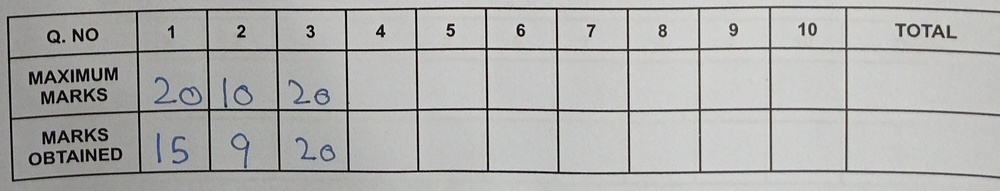
#> input picture edge detection (boxes)/fav.jpg, 1000 x 191 px, shrunk from 2476 x 474 before the run
$ jupyter execute 'Edge Detection.ipynb'
#> lines starting #> are read from the running program, lines starting #| are printed output that depends on the picture; after the words box and inside, x2 and y2 are one past the last pixel; in counts of white or black regions, pixels touching at a corner belong together
[cell 1]
# import statements
import cv2
import numpy as np

[cell 2]
# !pip install opencv-python

[cell 3]
# Read the image
img = cv2.imread("fav.jpg", 0)
#> img: shape (191, 1000); min 0, max 234, mean 175.7

# Thresholding the image
(thresh, img_bin) = cv2.threshold(img, 128, 255,cv2.THRESH_BINARY|     cv2.THRESH_OTSU)
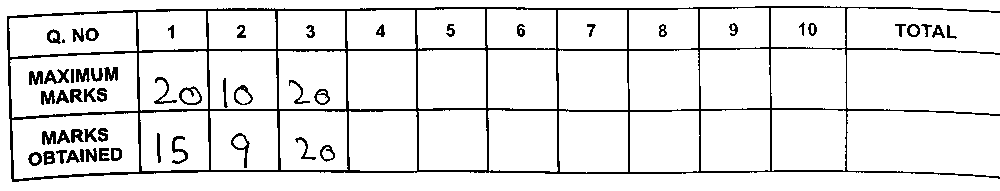
#> img_bin: shape (191, 1000); 90.9% white; black in thin lines or dots
#> thresh = 122

# Invert the image
img_bin = 255-img_bin
#> img_bin: shape (191, 1000); 9.1% white in thin lines or dots
cv2.imwrite("Image_bin.jpg",img_bin)
#> Out = True

[cell 4]
# making kernels

# Defining a kernel length
kernel_length = np.array(img).shape[1]//80
#> kernel_length = 12
    # converting image to a numpy array
    # shape() gives dimensions
    # shape[1] = the width of the image
    # integer division by 80 to get the size of the kernel we want


# A verticle kernel of (1 X kernel_length), which will detect all the verticle lines from the image.
vertical_kernel = cv2.getStructuringElement(cv2.MORPH_RECT, (1, kernel_length))
#> vertical_kernel = [1, 1, 1, 1, 1, 1, 1, 1, 1, 1, 1, 1]
    # cv2.MORPH_RECT defines the shape of the kernel as rectangular

# A horizontal kernel of (kernel_length X 1), which will help to detect all the horizontal line from the image.
hori_kernel = cv2.getStructuringElement(cv2.MORPH_RECT, (kernel_length, 1))

# A kernel of (3 X 3) ones.
kernel = cv2.getStructuringElement(cv2.MORPH_RECT, (3, 3))

[cell 5]
# Morphological operation (opening) to detect vertical lines from an image

# NOT USING THIS
# img_temp1 = cv2.erode(img_bin, vertical_kernel, iterations=3)
# verticle_lines_img = cv2.dilate(img_temp1, vertical_kernel, iterations=3)
# cv2.imwrite("verticle_lines.jpg",verticle_lines_img)

vertical_img = cv2.morphologyEx(img_bin, cv2.MORPH_OPEN, vertical_kernel, iterations=3)
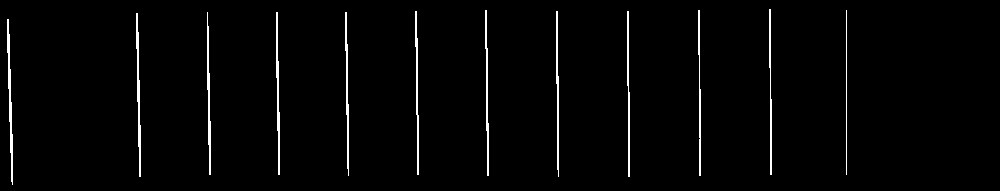
#> vertical_img: shape (191, 1000); 2.1% white in thin lines or dots, all inside (x1, y1, x2, y2) = (7, 9, 847, 185)
cv2.imwrite("./vertical_lines.jpg", vertical_img)

# Morphological operation to detect horizontal lines from an image
#  NOT USING THIS
# img_temp2 = cv2.erode(img_bin, hori_kernel, iterations=3)
# horizontal_lines_img = cv2.dilate(img_temp2, hori_kernel, iterations=3)
# cv2.imwrite("horizontal_lines.jpg",horizontal_lines_img)

horizontal_img = cv2.morphologyEx(img_bin, cv2.MORPH_OPEN, hori_kernel, iterations=3)
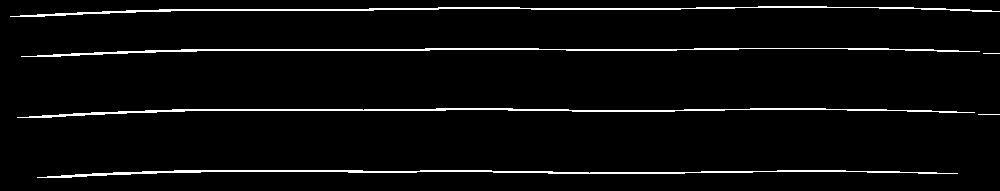
#> horizontal_img: shape (191, 1000); 3.9% white in thin lines or dots, all inside (x1, y1, x2, y2) = (10, 6, 1000, 178)
cv2.imwrite("./horizontal_lines.jpg", horizontal_img)
#> Out = True

[cell 6]
# Weighting parameters, this will decide the quantity of an image to be added to make a new image.
alpha = 0.5
beta = 1.0 - alpha
# This function helps to add two image with specific weight parameter to get a third image as summation of two image.
img_final_bin = cv2.addWeighted(vertical_img, alpha, horizontal_img, beta, 0.0)
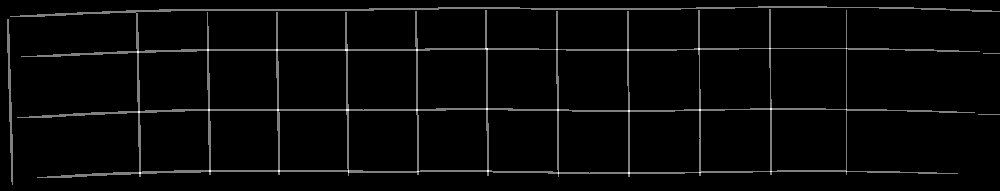
#> img_final_bin: shape (191, 1000); min 0, max 255, mean 7.6

# applying erosion
img_final_bin = cv2.erode(~img_final_bin, kernel, iterations=2)
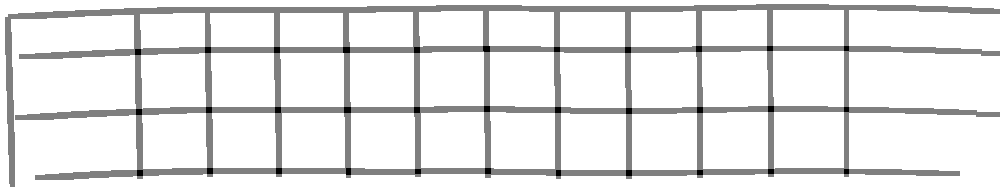
#> img_final_bin: shape (191, 1000); min 0, max 255, mean 231.4
(thresh, img_final_bin) = cv2.threshold(img_final_bin, 128,255, cv2.THRESH_BINARY | cv2.THRESH_OTSU)
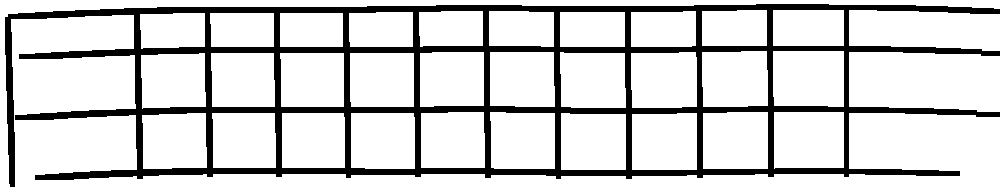
#> img_final_bin: shape (191, 1000); 82.1% white; 1 black region
#> thresh = 127
cv2.imwrite("img_final_bin.jpg",img_final_bin)
#> Out = True

[cell 7]
# Find contours for image, which will detect all the boxes
contours, hierarchy = cv2.findContours(img_final_bin, cv2.RETR_TREE, cv2.CHAIN_APPROX_SIMPLE)
#> contours = 33 contours; largest, box (x1, y1, x2, y2) and area: (0, 0, 1000, 191) 46348, (849, 52, 1000, 112) 8162, (849, 10, 1000, 51) 5211, (774, 112, 844, 169) 3796, (773, 51, 844, 107) 3787
print(contours)
#> (printed output is left out)
# print(hierarchy)

[cell 8]
idx = 0
for c in reversed(contours): # the first three detected are the full boxes (we don't need that)
        # Returns the location and width,height for every contour
        x, y, w, h = cv2.boundingRect(c)
        # if (w < 80 and h < 80):
        idx += 1
        new_img = img[y:y+h, x:x+w]
        cv2.imwrite("result"+str(idx) + '.png', new_img)
#> this loop made 33 passes
#> (x, y, w, h) on passes 1, 2, 4, 5, 6, 7, 8, 10, 11, 13, 14, 15: (0, 0, 1000, 191), (702, 10, 65, 36), (849, 10, 151, 41), (419, 11, 64, 36), (489, 11, 65, 36), (631, 11, 65, 36), (349, 12, 64, 35), (140, 13, 65, 36), (210, 13, 64, 34), (702, 51, 66, 56), (773, 51, 71, 56), (420, 52, 64, 55)
#> (c, x, y, w, h) on passes 3, 9, 12: ([[773, 10], [773, 45], [843, 45], [843, 10]], 773, 10, 71, 36), ([[560, 12], [560, 46], [624, 46], [624, 12]], 560, 12, 65, 35), ([[280, 13], [280, 46], [342, 46], [342, 13]], 280, 13, 63, 34)
#> pass 2, `new_img = img[y:y+h, x:x+w]`:
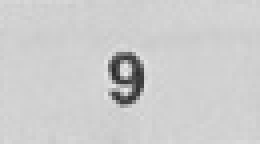
#> new_img: shape (36, 65) (shown 4 times larger); min 44, max 233, mean 204.5
#> pass 3, `new_img = img[y:y+h, x:x+w]`:
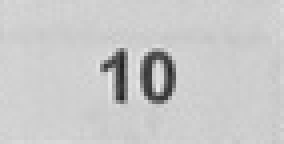
#> new_img: shape (36, 71) (shown 4 times larger); min 34, max 231, mean 200.6
#> after the loop, idx = 33
